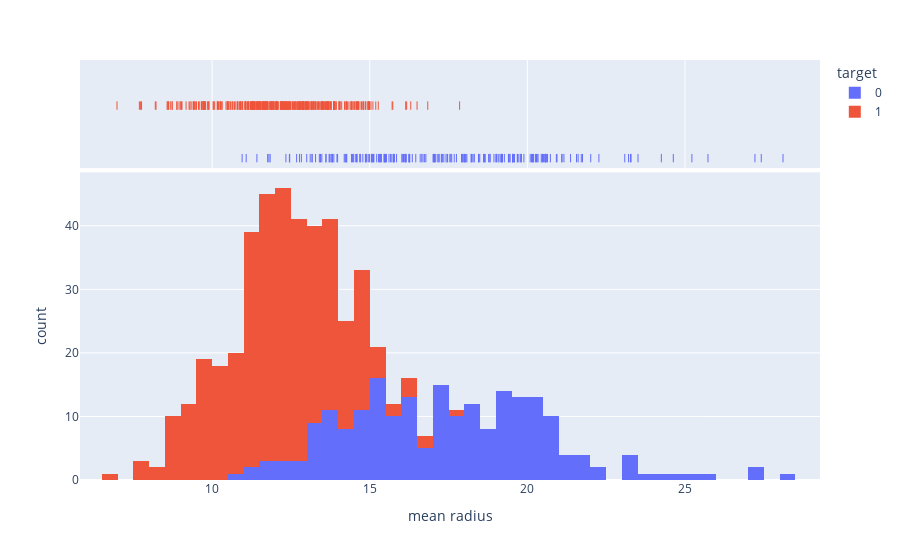

Write notebook code for a chart like this one.
### Markdown cell above
# TASK #3: PLOT INTERACTIVE HISTOGRAMS WITH MARGINAL PLOTS

### Code cell
# With the marginal keyword, a subplot is drawn alongside the histogram, visualizing the distribution. 
# For example, the plotly.express function px.histogram can add a subplot with a different statistical representation than the histogram, given by the parameter marginal. Plotly Express is the easy-to-use, high-level interface to Plotly, 
fig = px.histogram(cancer_df, x = 'mean radius', color = 'target', marginal = 'rug', nbins = 60)
fig.show()

### Figure 1 — Plotly figure (JSON) as saved in the notebook; plotly's stock layout.template omitted (floating-point values rounded to 4 significant figures; data arrays with more than 128 entries replaced by an {"elided": "..."} marker saying what was removed)
{"data": [{"bingroup": "x", "hovertemplate": "target=0<br>mean radius=%{x}<br>count=%{y}<extra></extra>", "legendgroup": "0", "marker": {"color": "#636efa", "pattern": {"shape": ""}}, "name": "0", "nbinsx": 60, "orientation": "v", "showlegend": true, "type": "histogram", "x": {"elided": "212 float values"}, "xaxis": "x", "yaxis": "y"}, {"boxpoints": "all", "fillcolor": "rgba(255,255,255,0)", "hoveron": "points", "hovertemplate": "target=0<br>mean radius=%{x}<extra></extra>", "jitter": 0, "legendgroup": "0", "line": {"color": "rgba(255,255,255,0)"}, "marker": {"color": "#636efa", "symbol": "line-ns-open"}, "name": "0", "showlegend": false, "type": "box", "x": {"elided": "212 float values"}, "xaxis": "x2", "yaxis": "y2"}, {"bingroup": "x", "hovertemplate": "target=1<br>mean radius=%{x}<br>count=%{y}<extra></extra>", "legendgroup": "1", "marker": {"color": "#EF553B", "pattern": {"shape": ""}}, "name": "1", "nbinsx": 60, "orientation": "v", "showlegend": true, "type": "histogram", "x": {"elided": "357 float values"}, "xaxis": "x", "yaxis": "y"}, {"boxpoints": "all", "fillcolor": "rgba(255,255,255,0)", "hoveron": "points", "hovertemplate": "target=1<br>mean radius=%{x}<extra></extra>", "jitter": 0, "legendgroup": "1", "line": {"color": "rgba(255,255,255,0)"}, "marker": {"color": "#EF553B", "symbol": "line-ns-open"}, "name": "1", "showlegend": false, "type": "box", "x": {"elided": "357 float values"}, "xaxis": "x2", "yaxis": "y2"}], "layout": {"barmode": "relative", "legend": {"title": {"text": "target"}, "tracegroupgap": 0}, "margin": {"t": 60}, "xaxis": {"anchor": "y", "domain": [0, 1], "title": {"text": "mean radius"}}, "xaxis2": {"anchor": "y2", "domain": [0, 1], "matches": "x", "showgrid": true, "showticklabels": false}, "yaxis": {"anchor": "x", "domain": [0, 0.7326], "title": {"text": "count"}}, "yaxis2": {"anchor": "x2", "domain": [0.7426, 1], "matches": "y2", "showgrid": false, "showline": false, "showticklabels": false, "ticks": ""}}}
